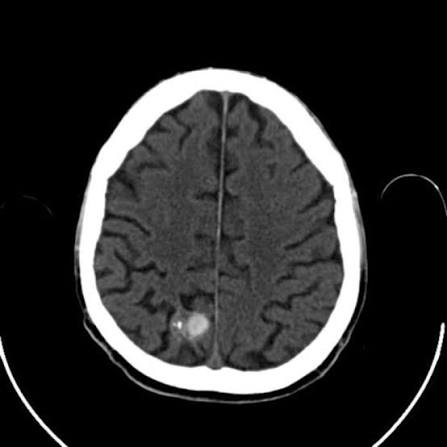
#> input picture brain.jpg, 447 x 447 px
$ python questao1.py
#> lines starting #> are read from the running program, lines starting #| are printed output that depends on the picture; after the words box and inside, x2 and y2 are one past the last pixel; in counts of white or black regions, pixels touching at a corner belong together
#> further down, img is the input picture: shape (447, 447); min 0, max 255, mean 45.3
import numpy as np
import cv2
import matplotlib.pyplot as plt


def filtroHistograma(img):
    # Filtro passa-baixas (Gaussiano)
    low_pass = cv2.GaussianBlur(img, (3,3), 0)

    # Filtro de mediana
    median_filtered = cv2.medianBlur(low_pass, 5)

    # Mostra resultados
    plt.figure(figsize=(15,5))
    plt.subplot(1,3,1), plt.imshow(img, cmap='gray'), plt.title("Original")
    plt.subplot(1,3,2), plt.imshow(low_pass, cmap='gray'), plt.title("Passa-Baixas (Gaussiano)")
    plt.subplot(1,3,3), plt.imshow(median_filtered, cmap='gray'), plt.title("Após Mediana")
    plt.show()

    cv2.imwrite("brain_filtro.jpg", median_filtered)

    # Histograma
    hist = cv2.calcHist([median_filtered], [0], None, [256], [0,256])
#> hist = 256 values, max 105902 at index 0, min 26 at index 145, mean 780.5
    plt.bar(range(256), hist.ravel(), width=1.0)
    plt.title("Histograma (OpenCV)")
    plt.xlabel("Intensidade")
    plt.ylabel("Número de pixels")
    plt.show()
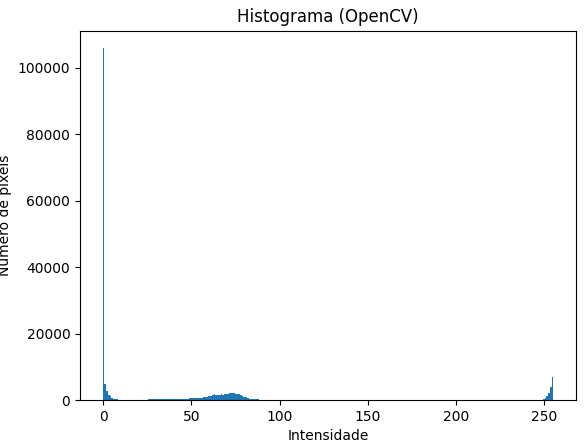
#> figure drawn by matplotlib, 1 panel; tallest bar 105902 high, from x = -0.5 to 0.5

    return median_filtered

def identificarTumor(img):
    _, binarizada = cv2.threshold(img, 100, 255, cv2.THRESH_BINARY)
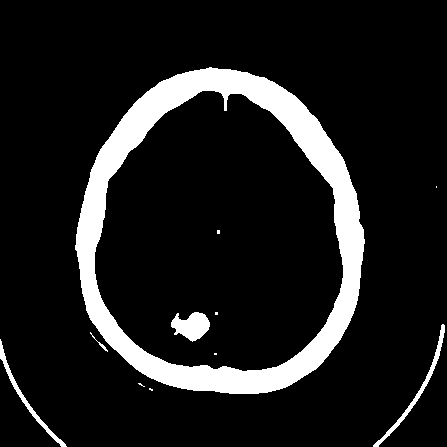
#> binarizada: shape (447, 447); 11.6% white; 11 white regions (6 under 20 px), largest, box (x1, y1, x2, y2) and area: (75, 67, 365, 394) 21257, (171, 312, 210, 342) 750, (373, 324, 445, 447) 610, (0, 339, 67, 447) 537, (90, 332, 108, 352) 43
    plt.imshow(binarizada, cmap="gray")

    cv2.imwrite("brain_binario.jpg", binarizada)

    # Estrutura (elemento estruturante)
    kernel = np.ones((5,5), np.uint8)

    # Abertura
    im_a = cv2.morphologyEx(binarizada, cv2.MORPH_OPEN, kernel)
#> im_a: shape (447, 447); 11% white; 5 white regions (2 under 20 px), largest, box (x1, y1, x2, y2) and area: (75, 68, 365, 394) 21213, (171, 312, 210, 341) 726, (0, 345, 5, 359) 58
    plt.imshow(im_a, cmap="gray")

    cv2.imwrite("brain_abertura.jpg", im_a)

    # Fechamento
    img_filtrada = cv2.morphologyEx(im_a, cv2.MORPH_CLOSE, kernel)
#> img_filtrada: shape (447, 447); 11% white; 5 white regions (2 under 20 px), largest, box (x1, y1, x2, y2) and area: (75, 68, 365, 394) 21220, (171, 312, 210, 341) 726, (0, 345, 5, 359) 58
    plt.imshow(img_filtrada , cmap="gray")

    # Componentes conectados
    num_labels, labels, stats, centroids = cv2.connectedComponentsWithStats(img_filtrada , connectivity=8)
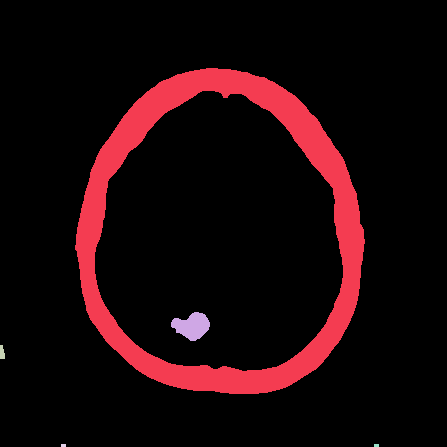
#> labels: shape (447, 447) int32; 6 distinct labels, from 0 to 5; one colour per label, 0 black
#> num_labels = 6; stats = [[0, 0, 447, 447, 177775], [75, 68, 290, 326, 21220], [171, 312, 39, 29, 726], [0, 345, 5, 14, 58], [61, 444, 5, 3, 15], [374, 444, 5, 3, 15]]; centroids = [[223.2, 221.9], [223.1, 227.7], [191.7, 325.7], [1.66, 352.3], [63, 445], [376, 445]]

    # Seleciona segundo maior componente (ignora fundo)
    areas = stats[1:, cv2.CC_STAT_AREA]
#> areas = [21220, 726, 58, 15, 15]
    sorted_indices = np.argsort(areas)[::-1]  # ordem decrescente
#> sorted_indices = [0, 1, 2, 4, 3]
    largest_label = 1 + sorted_indices[1]
#> largest_label = 2

    # Cria máscara do maior componente
    mask = np.zeros_like(img_filtrada )
    mask[labels == largest_label] = 255

    # Obtem bounding box e centroide
    x, y, w, h, area = stats[largest_label]
#> x = 171; y = 312; w = 39; h = 29; area = 726
    cx, cy = centroids[largest_label]
#> cx = 191.7; cy = 325.7

    # Converte para BGR para desenhar em cores
    output = cv2.cvtColor(img, cv2.COLOR_GRAY2BGR)

    # Desenha bounding box
    cv2.rectangle(output, (x, y), (x+w, y+h), (0,255,0), 2)
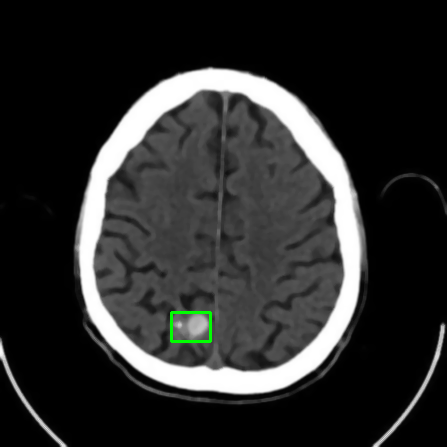
#> output: shape (447, 447, 3); mean B, G, R 45, 45.5, 45

    # Desenha centroide
    cv2.circle(output, (int(cx), int(cy)), 5, (0,0,255), -1)
#> output: shape (447, 447, 3); 0.04% of pixels changed, all inside (x1, y1, x2, y2) = (186, 320, 197, 331)

    # Mostra resultados
    plt.figure(figsize=(15,5))
    plt.subplot(1,3,1), plt.imshow(img, cmap='gray'), plt.title("Original")
    plt.subplot(1,3,2), plt.imshow(mask, cmap='gray'), plt.title("Maior Componente (Tumor)")
    plt.subplot(1,3,3), plt.imshow(output[...,::-1]), plt.title("Bounding Box + Centroide")
    plt.show()
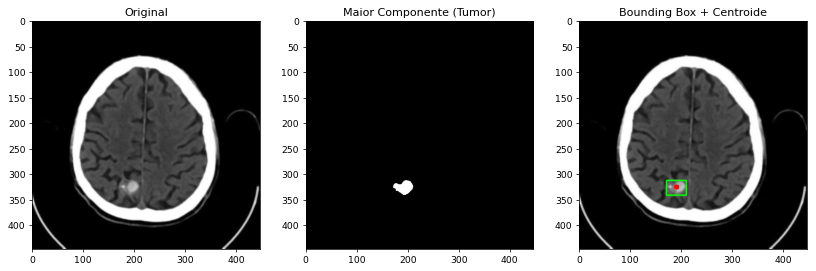
#> figure drawn by matplotlib, 3 panels

    cv2.imwrite("brain_tumor.jpg", mask)
    cv2.imwrite("brain_tumor_identificado.jpg", output[...,::-1])


def identificarTumorLimiar2(img):
    binarizada = cv2.inRange(img, 100, 200)
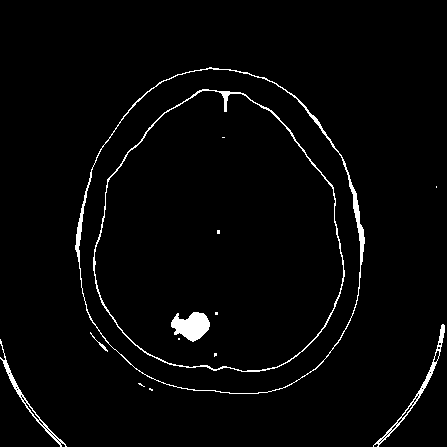
#> binarizada: shape (447, 447); 2.5% white; 14 white regions (8 under 20 px), largest, box (x1, y1, x2, y2) and area: (75, 67, 365, 394) 1724, (93, 89, 345, 372) 1436, (171, 312, 210, 342) 766, (373, 324, 445, 447) 502, (0, 339, 67, 447) 421, (90, 332, 108, 352) 43
    plt.imshow(binarizada, cmap="gray")

    cv2.imwrite("brain_binario_limiar2.jpg", binarizada)

    # Estrutura (elemento estruturante)
    kernel = np.ones((5,5), np.uint8)

    # Abertura
    im_a = cv2.morphologyEx(binarizada, cv2.MORPH_OPEN, kernel)
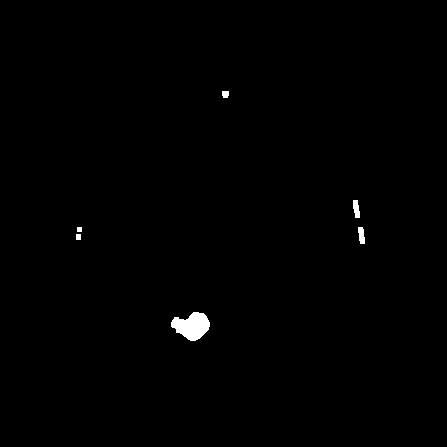
#> im_a: shape (447, 447); 0.52% white; 6 white regions, box (x1, y1, x2, y2) and area: (171, 312, 210, 341) 742, (353, 200, 360, 218) 96, (358, 227, 365, 244) 93, (222, 91, 229, 98) 45, (76, 234, 81, 240) 30, (77, 227, 82, 232) 25
    plt.imshow(im_a, cmap="gray")

    cv2.imwrite("brain_abertura_limiar2.jpg", im_a)

    img_filtrada = cv2.morphologyEx(im_a, cv2.MORPH_CLOSE, kernel)
#> img_filtrada: shape (447, 447); 0.52% white; 5 white regions, box (x1, y1, x2, y2) and area: (171, 312, 210, 341) 744, (353, 200, 360, 218) 96, (358, 227, 365, 244) 93, (76, 227, 82, 240) 63, (222, 91, 229, 98) 45
    plt.imshow(img_filtrada, cmap="gray")

    cv2.imwrite("brain_fechamento_limiar2.jpg", img_filtrada)

    # Componentes conectados
    num_labels, labels, stats, centroids = cv2.connectedComponentsWithStats(img_filtrada , connectivity=8)
#> labels: shape (447, 447) int32; 6 distinct labels, from 0 to 5
#> num_labels = 6; stats = [[0, 0, 447, 447, 198768], [222, 91, 7, 7, 45], [353, 200, 7, 18, 96], [76, 227, 6, 13, 63], [358, 227, 7, 17, 93], [171, 312, 39, 29, 744]]; centroids = [[223, 222.6], [225, 93.78], [355.9, 208.5], [78.46, 233], [361.1, 235], [191.6, 325.6]]

    # Seleciona maior componente (ignora fundo)
    areas = stats[1:, cv2.CC_STAT_AREA]
#> areas = [45, 96, 63, 93, 744]
    largest_label = 1 + np.argmax(areas)
#> largest_label = 5

    # Cria máscara do maior componente
    mask = np.zeros_like(img_filtrada )
    mask[labels == largest_label] = 255

    # Obtem bounding box e centroide
    x, y, w, h, area = stats[largest_label]
#> x = 171; y = 312; w = 39; h = 29; area = 744
    cx, cy = centroids[largest_label]
#> cx = 191.6; cy = 325.6

    # Converte para BGR
    output = cv2.cvtColor(img, cv2.COLOR_GRAY2BGR)

    # Desenha bounding box (retângulo verde)
    cv2.rectangle(output, (x, y), (x+w, y+h), (0,255,0), 2)

    # Desenha centroide
    cv2.circle(output, (int(cx), int(cy)), 5, (0,0,255), -1)

    # Mostra resultados
    plt.figure(figsize=(15,5))
    plt.subplot(1,3,1), plt.imshow(img, cmap='gray'), plt.title("Original")
    plt.subplot(1,3,2), plt.imshow(mask, cmap='gray'), plt.title("Maior Componente (Tumor)")
    plt.subplot(1,3,3), plt.imshow(output[...,::-1]), plt.title("Bounding Box + Centroide")
    plt.show()

    cv2.imwrite("brain_tumor_limiar2.jpg", mask)
    cv2.imwrite("brain_tumor_identificado_limiar2.jpg", output[...,::-1])

img = cv2.imread("brain.jpg", cv2.IMREAD_GRAYSCALE)
plt.imshow(img, cmap="gray")

img_sem_ruido = filtroHistograma(img)

identificarTumor(img_sem_ruido)

identificarTumorLimiar2(img_sem_ruido)
